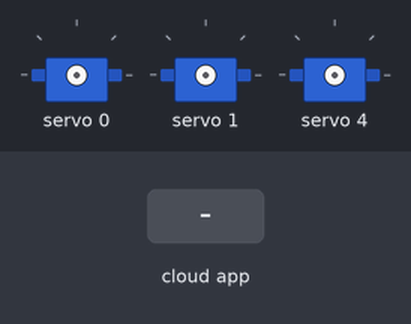
The sketch below on a simulated Arduino Uno, built with avr-gcc and run on an emulated ATmega328P. Parts: 3 × servo. The inputs (shaded band) are chosen by the test bench. The ROS host is connected and sends only what is stated.

Above: at 1.2 s.
1.3 s: the phone or cloud app sets joint1 to -100
2.8 s: the phone or cloud app sets joint2 to -100
4.3 s: the phone or cloud app sets wrist to -100
5.8 s: the phone or cloud app sets joint1 to 0
At 6.1 s:
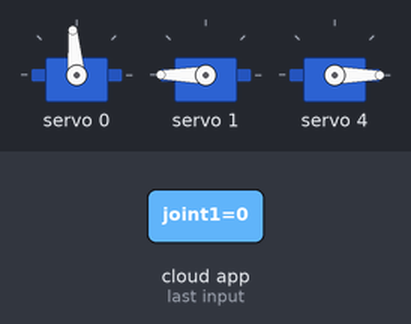
7.3 s: the phone or cloud app sets joint2 to 0
At 8.4 s:
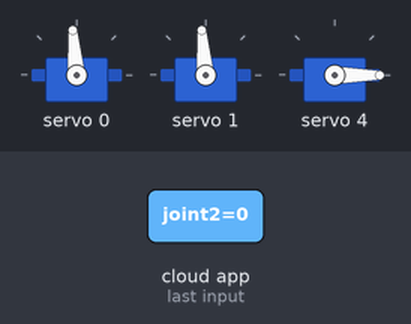
8.8 s: the phone or cloud app sets wrist to 0
At 9.6 s:
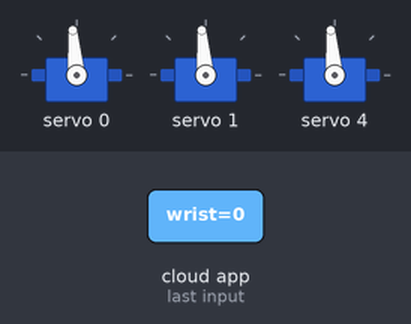
Timing chart, 0 to 11.3 s (numbered marks = the images above; inputs shaded):
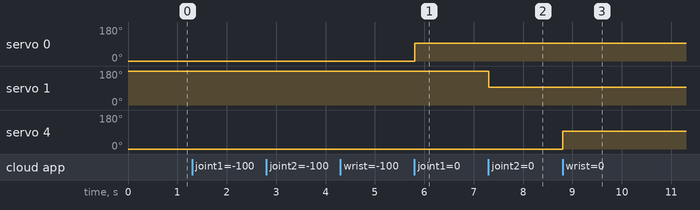

The sketch:

UNO_arm_controller.ino
```cpp
#include <ros.h>
#include <std_msgs/Float32.h>
#include <Wire.h>
#include <Adafruit_PWMServoDriver.h>

// Initialize ROS node handle
ros::NodeHandle nh;

// Initialize PWM driver
Adafruit_PWMServoDriver pwm = Adafruit_PWMServoDriver();

// Define servo frequency
#define SERVO_FREQ 60 // These servos seem to run best ~60 Hz updates???
#define TIMEOUT 1000  // 1 second timeout for powering down servos

// Variables to track the last command time for each servo
unsigned long lastCommandTime[6] = {0, 0, 0, 0, 0, 0};

// Function to move joints (existing functionality)
void moveServo(uint8_t channel, float angle) {
  // Map angle from -90 to 90 degrees to pulse width from 150 to 600
  uint16_t pulseWidth = map(angle, -90, 90, 150, 600);
  pwm.setPWM(channel, 0, pulseWidth);
  lastCommandTime[channel] = millis();  // Update the last command time for this servo
}

// Function to power down servo
void powerDownServo(uint8_t channel) {
  pwm.setPWM(channel, 0, 0);  // Stop sending PWM signal to the servo
}

// New function to move wrists
void moveWrist(uint8_t channel, float angle) {
  // Map angle from 0 to 180 degrees to pulse width from 150 to 600
  uint16_t pulseWidth = map(angle, -90, 90, 150, 600);
  pwm.setPWM(channel, 0, pulseWidth);
  lastCommandTime[channel] = millis();  // Update the last command time for this servo
}

// Callback for left joint1
void leftJoint1Callback(const std_msgs::Float32& msg) {
  moveServo(0, msg.data);
}

// Callback for left joint2
void leftJoint2Callback(const std_msgs::Float32& msg) {
  moveServo(1, -msg.data);  // Invert for left arm
}

// Callback for right joint1
void rightJoint1Callback(const std_msgs::Float32& msg) {
  moveServo(2, -msg.data);  // Invert for right arm
}

// Callback for right joint2
void rightJoint2Callback(const std_msgs::Float32& msg) {
  moveServo(3, msg.data);
}

// Callback for both joint1
void bothJoint1Callback(const std_msgs::Float32& msg) {
  moveServo(0, msg.data);     // Left joint1
  moveServo(2, -msg.data);    // Right joint1 (inverted)
}

// Callback for both joint2
void bothJoint2Callback(const std_msgs::Float32& msg) {
  moveServo(1, -msg.data);    // Left joint2 (inverted)
  moveServo(3, msg.data);     // Right joint2
}

// New Callback for left wrist
void leftWristCallback(const std_msgs::Float32& msg) {
  moveWrist(4, msg.data);  // Channel 4 for left wrist
}

// New Callback for right wrist
void rightWristCallback(const std_msgs::Float32& msg) {
  moveWrist(5, -msg.data);  // Channel 5 for right wrist (inverted)
}

// New Callback for both wrists
void bothWristCallback(const std_msgs::Float32& msg) {
  moveWrist(4, msg.data);  // Left wrist
  moveWrist(5, -msg.data);  // Right wrist (inverted)
}

// Subscribers for individual joints
ros::Subscriber<std_msgs::Float32> sub1("/arm/left/joint1", leftJoint1Callback);
ros::Subscriber<std_msgs::Float32> sub2("/arm/left/joint2", leftJoint2Callback);
ros::Subscriber<std_msgs::Float32> sub3("/arm/right/joint1", rightJoint1Callback);
ros::Subscriber<std_msgs::Float32> sub4("/arm/right/joint2", rightJoint2Callback);

// Subscribers for controlling both joints
ros::Subscriber<std_msgs::Float32> subBoth1("/arm/both/joint1", bothJoint1Callback);
ros::Subscriber<std_msgs::Float32> subBoth2("/arm/both/joint2", bothJoint2Callback);

// New Subscribers for wrists
ros::Subscriber<std_msgs::Float32> sub5("/arm/left/wrist", leftWristCallback);
ros::Subscriber<std_msgs::Float32> sub6("/arm/right/wrist", rightWristCallback);
ros::Subscriber<std_msgs::Float32> subBothWrist("/arm/both/wrist", bothWristCallback);

void setup() {
  // Initialize ROS node
  nh.initNode();

  // Subscribe to joint topics
  nh.subscribe(sub1);
  nh.subscribe(sub2);
  nh.subscribe(sub3);
  nh.subscribe(sub4);
  nh.subscribe(subBoth1);
  nh.subscribe(subBoth2);

  // Subscribe to wrist topics
  nh.subscribe(sub5);
  nh.subscribe(sub6);
  nh.subscribe(subBothWrist);

  // Initialize PWM driver
  pwm.begin();
  pwm.setOscillatorFrequency(27000000);
  pwm.setPWMFreq(SERVO_FREQ);  // Analog servos run at ~60 Hz
}

void loop() {
  nh.spinOnce();

  // Check if any servos have timed out (1 second without command)
  unsigned long currentTime = millis();
  for (uint8_t i = 0; i < 6; i++) {
    if (currentTime - lastCommandTime[i] > TIMEOUT) {
      powerDownServo(i);  // Power down servo if timeout reached
    }
  }

  delay(1);
}
```

Measured:
- after the input at 5.8 s, servo 0: 0° → 95° at once
- after the input at 7.3 s, servo 1: 180° → 95° at once
- after the input at 8.8 s, servo 4: 0° → 95° at once
